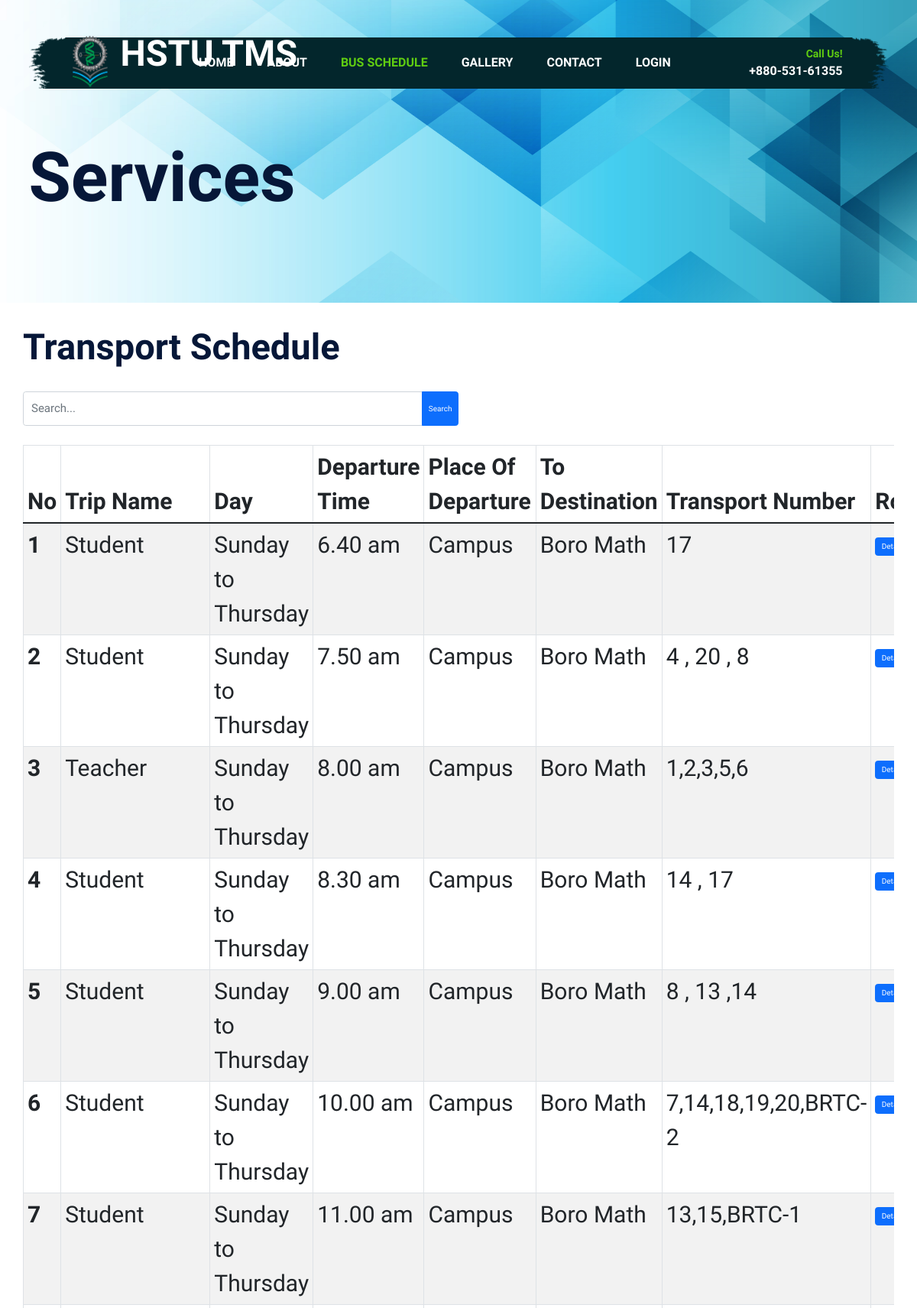
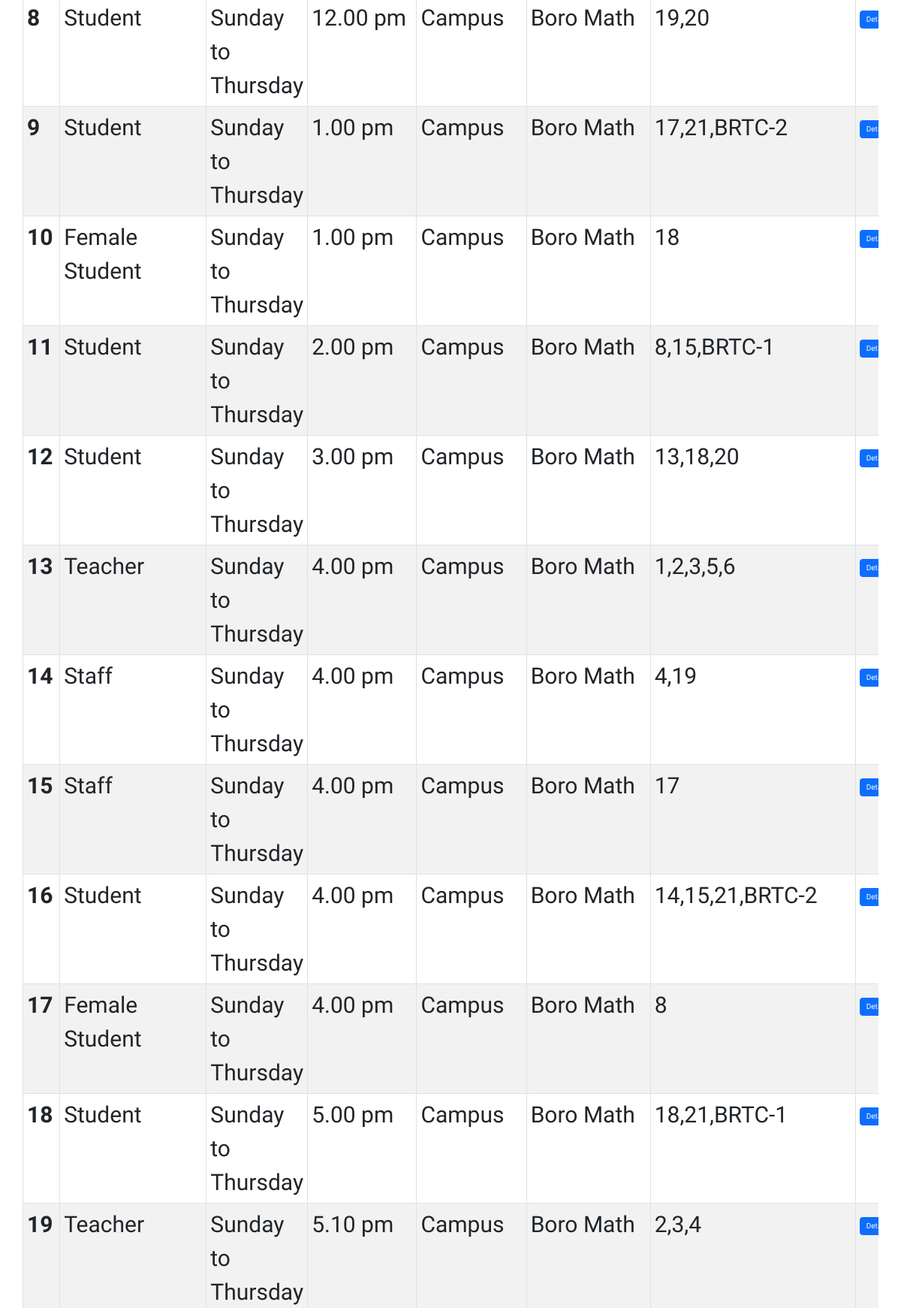
The page /frontpage/bus_schedule.php (upper part) on the database its author committed (2 pictures, top to bottom).
### tables this page shows
CREATE TABLE `t_special_campus` (
  `ID` int(20) NOT NULL,
  `t_name` varchar(200) NOT NULL,
  `time` varchar(200) NOT NULL,
  `from_d` varchar(200) NOT NULL,
  `to_d` varchar(200) NOT NULL,
  `t_no` varchar(200) NOT NULL,
  `day` varchar(200) NOT NULL
);

### req/AllFunction.php (called while the page is built, shortened)
<?php
function getAllTransportSpecialCampus($conn){
  $sql = "SELECT * FROM t_special_campus";
  $stmt = $conn->prepare($sql);
  $stmt->execute();
  if ($stmt->rowCount() >= 1) {
    $transport = $stmt->fetchAll();
    return $transport;
  }else {
    return 0;
  }
}

### frontpage/bus_schedule.php (the view, shortened to what this page needs)
<?php
       include "../DB_connection.php";
       include('../req/AllFunction.php');
       $transport_special_campus = getAllTransportSpecialCampus($conn);
 ?>
<!DOCTYPE html>
<html lang="en">
<head>
    <link href="https://cdn.jsdelivr.net/npm/bootstrap@5.1.3/dist/css/bootstrap.min.css" rel="stylesheet">
    <link rel="stylesheet" href="https://cdnjs.cloudflare.com/ajax/libs/font-awesome/5.15.4/css/all.min.css" />
    <link rel="stylesheet" href="https://cdn.jsdelivr.net/npm/bootstrap@5.2.0/dist/css/bootstrap.min.css">
    <link rel="stylesheet" href="css/style.css">
    <link rel="stylesheet" href="css/lightbox.css">
    <link rel="stylesheet" href="css/responsive-style.css">
</head>
<body class="product">
    <header id="full_nav">
        <div class="header">
            <div class="container">
                <nav class="navbar navbar-expand-lg">
                    <a class="navbar-brand" href="../index.php">
                        <img decoding="async" src="./images/logo.png" alt="image not found"><h2 class="abul">HSTU TMS</h2>
                    </a>
                    <div class="collapse navbar-collapse" id="main-nav">
                    <ul class="navbar-nav mx-auto">
                            <li class="nav-item">
                                <a class="nav-link" href="../index.php">Home</a>
                            </li>
                            <li class="nav-item">
                                <a class="nav-link " href="./about.php">About</a>
                            </li>
                            <li class="nav-item">
                                <a class="nav-link active" href="./bus_schedule.php">Bus Schedule</a>
                            </li>
                            <li class="nav-item">
                                <a class="nav-link" href="./gallery.php">Gallery</a>
                            </li>
                            <li class="nav-item">
                                <a class="nav-link" href="#con">Contact</a>
                            </li>
                            <li class="nav-item">
                                <a class="nav-link" href="../login.php">Login</a>
                            </li>
                        </ul>
                        <div class="header_right">
                            <div class="text-lg-end">
                                <span>Call Us!</span>
                                <span class="phone_no">+880-531-61355</span>
                            </div>
                        </div>
                    </div>
                </nav>
            </div>
        </div>
    </header>
    <section class="banner_section">
        <div class="container">
            <div class="banner-content">
                <h1>Services</h1>
            </div>
        </div>
    </section>
    <section id="only_table">
    <?php if ( $transport_special_campus  !=0) {
        ?>
    <h2 class="text-center"><b> Transport Schedule</b>
        </h2>
        <form action="bus_schedule_search.php"
                 class="mt-3 n-table"
                 id="search"
                 method="get">
             <div class="input-group mb-3 w-50">
                <input type="text"
                       class="form-control"
                       name="searchKey"
                       placeholder="Search...">
                <button class="btn btn-primary">
                       Search
                      </button>
             </div>
           </form>
        <div class="table-responsive"  >
          <table class="table table-bordered mt-4 table-striped table-hover">
            <thead>
              <tr>
                <th scope="col">No</th>
                <th scope="col">Trip Name</th>
                <th scope="col">Day</th>
                <th scope="col">Departure Time</th>
                <th scope="col">Place Of Departure</th>
                <th scope="col">To Destination</th>
                <th scope="col">Transport Number</th>
                <th scope="col">Route </th>
              </tr>
            </thead>
            <tbody>
              <?php $i = 0;
              foreach ($transport_special_campus as $t3) {
                $i++; ?>
                <tr>
                  <th scope="row">
                    <?= $i ?>
                  </th>
                  <td>
                    <?= $t3['t_name'] ?>
                  </td>
                  <td>
                    <?= $t3['day'] ?>
                  </td>
                  <td>
                    <?= $t3['time'] ?>
                  </td>
                  <td>
                    <?= $t3['from_d'] ?>
                  </td>
                  <td>
                    <?= $t3['to_d'] ?>
                  </td>
                  <td>
                    <?= $t3['t_no'] ?>
                  </td>
                  <td>
                    <button type="button" class="btn btn-primary" data-bs-toggle="modal" data-bs-target="#campus_to_town_special">
                      Details
                    </button>
                  </td>
                </tr>
              <?php } ?>
            </tbody>
          </table>
        </div>
        <?php } else { ?>
        <div class="alert alert-info .w-450 m-5" role="alert">
          Empty!
        </div>
      <?php } ?>
    </section>
</body>
</html>

### frontpage/css/style.css (style rules this page uses)
*, *::before, *::after { -webkit-box-sizing: border-box; -moz-box-sizing: border-box; box-sizing: border-box; margin: 0; padding: 0; text-decoration: none; outline: none; }
:root { --bg-white:#fff; --primary-text: #061738; --secondary-color: #60cd12; --light-color: #e2f6de; --dark-color: #03262c; --text-white: #fff; --text-gray: #dee2e6; --anchor-color: #007aff; --primary-font: 'Barlow Condensed', sans-serif; --secondary-font: 'Roboto', sans-serif; }
body, html { color: var(--primary-text); font-size: 10px; font-weight: 400; font-family: var(--primary-font); scroll-behavior: smooth; line-height: 1.5; }
h1, h2, h3, h4, h5, h6, p { margin: 0; }
h1 { font-size: 9rem; line-height: 1.4; font-weight: 600; color: var(--primary-text); }
h2 { color: var(--primary-text); font-size: 4.7rem; font-weight: 600; display: inline-block; text-transform: capitalize; line-height: 1.2; margin-bottom: 2rem; }
embed, iframe, img, object { max-width: 100%; }
ul { margin: 0; padding: 0; list-style: none; }
a, a:active, a:focus, a:hover, button { text-decoration: none; outline: 0; }
li a { color: var(--text-white); }
section { padding: 5rem 0; }
.about .banner_section, .product .banner_section, .gallery .banner_section, .contact .banner_section, .distributors .banner_section { background: url('../images/banner-slide/bannerpoli.jpg'); background-repeat: no-repeat; background-position: center; background-size: cover; padding-top: 17rem; padding-bottom: 10rem; min-height: auto; }
.header { position: absolute; width: 100%; top: 2rem; left: 0; z-index: 2; }
.header .navbar { background: url('../images/header-bg.png'); background-repeat: no-repeat; background-position: center; background-size: contain; padding: 2rem 5rem; }
.navbar-brand { width: 6rem; margin-top: -0.1rem; color:white; }
.navbar-brand h2 { padding-left: 10px; color:white; }
.header .navbar-nav .nav-link { color: var(--text-white); text-transform: uppercase; font-size: 1.6rem; font-weight: 600; padding: 0.5rem 2rem; margin: 0 0.2rem; font-family: var(--primary-font); }
.header .navbar-nav .nav-link:hover, .header .navbar-nav .nav-link.active { color: var(--secondary-color); }
.header .header_right span { color: var(--secondary-color); display: block; font-weight: 700; font-size: 1.4rem; margin-right: 1rem; }
.header .header_right .phone_no { color: var(--text-white); font-size: 1.6rem; }
.banner_section { background: url('../images/banner-slide/green_curve.jpg'); background-repeat: no-repeat; background-size: cover; background-position: center; min-height: 90vh; }

### frontpage/css/lightbox.css (style rules this page uses)
#only_table { color: var(--primary-text); font-size: 30px; font-weight: 400; padding: 30px; font-family: var(--primary-font); scroll-behavior: smooth; line-height: 1.5; }
#search input { color: var(--primary-text); font-size: 15px; font-weight: 400; padding: 10px; font-family: var(--primary-font); scroll-behavior: smooth; }

### rows shown on the page
t_special_campus: t_name "Student", day "Sunday to Thursday", time "6.40 am", from_d "Campus", to_d "Boro Math", t_no "17"
t_special_campus: t_name "Student", day "Sunday to Thursday", time "7.50 am", from_d "Campus", to_d "Boro Math", t_no "4 , 20 , 8"
t_special_campus: t_name "Teacher", day "Sunday to Thursday", time "8.00 am", from_d "Campus", to_d "Boro Math", t_no "1,2,3,5,6"
t_special_campus: t_name "Student", day "Sunday to Thursday", time "8.30 am", from_d "Campus", to_d "Boro Math", t_no "14 , 17"
t_special_campus: t_name "Student", day "Sunday to Thursday", time "9.00 am", from_d "Campus", to_d "Boro Math", t_no "8 , 13 ,14"
t_special_campus: t_name "Student", day "Sunday to Thursday", time "10.00 am", from_d "Campus", to_d "Boro Math", t_no "7,14,18,19,20,BRTC-2"
t_special_campus: t_name "Student", day "Sunday to Thursday", time "11.00 am", from_d "Campus", to_d "Boro Math", t_no "13,15,BRTC-1"
t_special_campus: t_name "Student", day "Sunday to Thursday", time "12.00 pm", from_d "Campus", to_d "Boro Math", t_no "19,20"
t_special_campus: t_name "Student", day "Sunday to Thursday", time "1.00 pm", from_d "Campus", to_d "Boro Math", t_no "17,21,BRTC-2"
t_special_campus: t_name "Female Student", day "Sunday to Thursday", time "1.00 pm", from_d "Campus", to_d "Boro Math", t_no "18"
t_special_campus: t_name "Student", day "Sunday to Thursday", time "2.00 pm", from_d "Campus", to_d "Boro Math", t_no "8,15,BRTC-1"
t_special_campus: t_name "Student", day "Sunday to Thursday", time "3.00 pm", from_d "Campus", to_d "Boro Math", t_no "13,18,20"
t_special_campus: t_name "Teacher", day "Sunday to Thursday", time "4.00 pm", from_d "Campus", to_d "Boro Math", t_no "1,2,3,5,6"
t_special_campus: t_name "Staff", day "Sunday to Thursday", time "4.00 pm", from_d "Campus", to_d "Boro Math", t_no "4,19"
t_special_campus: t_name "Staff", day "Sunday to Thursday", time "4.00 pm", from_d "Campus", to_d "Boro Math", t_no "17"
t_special_campus: t_name "Student", day "Sunday to Thursday", time "4.00 pm", from_d "Campus", to_d "Boro Math", t_no "14,15,21,BRTC-2"
t_special_campus: t_name "Female Student", day "Sunday to Thursday", time "4.00 pm", from_d "Campus", to_d "Boro Math", t_no "8"
t_special_campus: t_name "Student", day "Sunday to Thursday", time "5.00 pm", from_d "Campus", to_d "Boro Math", t_no "18,21,BRTC-1"
t_special_campus: t_name "Teacher", day "Sunday to Thursday", time "5.10 pm", from_d "Campus", to_d "Boro Math", t_no "2,3,4"
